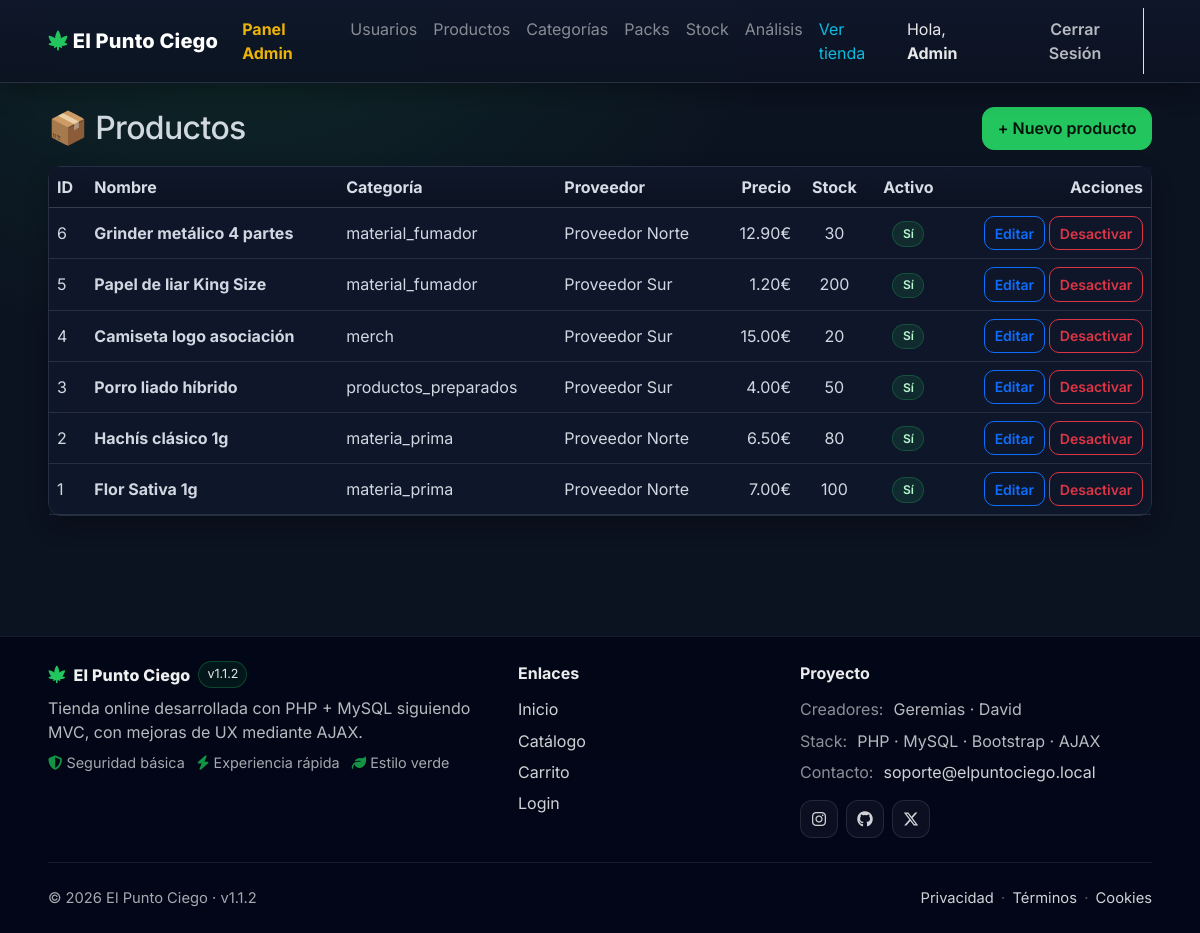
The page /index.php?c=admin_product&a=index (signed in) on the database its author committed.
### tables this page shows
CREATE TABLE products (
    id INT AUTO_INCREMENT,
    category_id INT NOT NULL,
    supplier_id INT NULL,
    name VARCHAR(255) NOT NULL,
    description TEXT,
    price DECIMAL(10,2) NOT NULL,
    is_active TINYINT(1) NOT NULL DEFAULT 1,
    date_create DATETIME NOT NULL DEFAULT CURRENT_TIMESTAMP,
    last_date DATETIME NULL,
    CONSTRAINT pk_products PRIMARY KEY (id),
    CONSTRAINT fk_products_category
        FOREIGN KEY (category_id) REFERENCES categories(id)
        ON DELETE RESTRICT ON UPDATE CASCADE,
    CONSTRAINT fk_products_supplier
        FOREIGN KEY (supplier_id) REFERENCES suppliers(id)
        ON DELETE SET NULL ON UPDATE CASCADE
);

CREATE TABLE categories (
    id INT AUTO_INCREMENT,
    name VARCHAR(255) NOT NULL,
    parent_id INT NULL,
    image VARCHAR(255),
    tax_id INT NULL,
    date_create DATETIME NOT NULL DEFAULT CURRENT_TIMESTAMP,
    last_date DATETIME NULL,
    CONSTRAINT pk_categories PRIMARY KEY (id),
    CONSTRAINT fk_categories_parent
        FOREIGN KEY (parent_id) REFERENCES categories(id)
        ON DELETE SET NULL ON UPDATE CASCADE,
    CONSTRAINT fk_categories_tax
        FOREIGN KEY (tax_id) REFERENCES taxes(id)
        ON DELETE SET NULL ON UPDATE CASCADE
);

CREATE TABLE suppliers (
    id INT AUTO_INCREMENT,
    name VARCHAR(255) NOT NULL,
    code VARCHAR(50)  NOT NULL,
    email VARCHAR(255),
    phone VARCHAR(50),
    address VARCHAR(255),
    created_at DATETIME NOT NULL DEFAULT CURRENT_TIMESTAMP,
    CONSTRAINT pk_suppliers PRIMARY KEY (id),
    CONSTRAINT uq_suppliers_code UNIQUE (code)
);

### controller/admin_product_controller.php (called while the page is built, shortened)
<?php
require_once 'model/ProductModel.php';
class AdminProductController
{
    public function index()
    {
        $productModel = new ProductModel();
        $products = $productModel->getAllAdmin();
        require 'views/admin/products/index.php';
        require 'views/layouts/main.php';
    }
}

### model/conectaDB.php (called while the page is built, shortened)
<?php
class DB {
	protected static $instance;
	public static function getInstance() {
		if(empty(self::$instance)) {
			$db_info = array(
				"db_host" => "localhost",
				"db_port" => "3306",
				"db_user" => "root",
				"db_pass" => "",
				"db_name" => "el_punto_ciego"
            );
			try {
				self::$instance = new PDO("mysql:host=".$db_info['db_host'].';port='.$db_info['db_port'].';dbname='.$db_info['db_name'], $db_info['db_user'], $db_info['db_pass']);
				self::$instance->setAttribute(PDO::ATTR_ERRMODE, PDO::ERRMODE_SILENT);
				self::$instance->query('SET NAMES utf8');
				self::$instance->query('SET CHARACTER SET utf8');
			} catch(PDOException $error) {
				echo $error->getMessage();
			}
		}
		return self::$instance;
	}
}
?>

### model/ProductModel.php (called while the page is built, shortened)
<?php
require_once 'model/conectaDB.php';
class ProductModel {
    private $db;
    public function __construct() {
        $this->db = DB::getInstance();
    }
    public function getAllAdmin(): array
    {
        $sql = "SELECT
                p.*,
                c.name AS category_name,
                s.name AS supplier_name,
                COALESCE(st.cantidad, 0) AS stock_qty
                FROM products p
                INNER JOIN categories c ON c.id = p.category_id
                LEFT JOIN suppliers s ON s.id = p.supplier_id
                LEFT JOIN stock st ON st.product_id = p.id
                ORDER BY p.id DESC";
        $stmt = $this->db->prepare($sql);
        $stmt->execute();
        return $stmt->fetchAll(PDO::FETCH_ASSOC);
    }
}

### views/admin/products/index.php (the view, shortened to what this page needs)
<div class="d-flex justify-content-between align-items-center mb-3">
  <h2 class="mb-0">📦 Productos</h2>
  <a class="btn btn-success" href="index.php?c=admin_product&a=create">+ Nuevo producto</a>
</div>
<div class="card shadow-sm">
  <div class="table-responsive">
    <table class="table table-hover align-middle mb-0">
      <thead class="table-dark">
        <tr>
          <th>ID</th>
          <th>Nombre</th>
          <th>Categoría</th>
          <th>Proveedor</th>
          <th class="text-end">Precio</th>
          <th class="text-center">Stock</th>
          <th class="text-center">Activo</th>
          <th class="text-end">Acciones</th>
        </tr>
      </thead>
      <tbody>
        <?php foreach ($products as $p): ?>
          <tr>
            <td><?php echo (int)$p['id']; ?></td>
            <td><strong><?php echo htmlspecialchars($p['name']); ?></strong></td>
            <td><?php echo htmlspecialchars($p['category_name']); ?></td>
            <td><?php echo htmlspecialchars($p['supplier_name'] ?? '-'); ?></td>
            <td class="text-end"><?php echo number_format((float)$p['price'], 2); ?>€</td>
            <td class="text-center"><?php echo (int)($p['stock_qty'] ?? 0); ?></td>
            <td class="text-center">
              <span class="badge bg-<?php echo ((int)$p['is_active']===1) ? 'success' : 'secondary'; ?>">
                <?php echo ((int)$p['is_active']===1) ? 'Sí' : 'No'; ?>
              </span>
            </td>
            <td class="text-end">
              <a class="btn btn-sm btn-outline-primary" href="index.php?c=admin_product&a=edit&id=<?php echo (int)$p['id']; ?>">
                Editar
              </a>
              <form class="d-inline" method="POST" action="index.php?c=admin_product&a=delete"
                    onsubmit="return confirm('¿Desactivar este producto?');">
                <button class="btn btn-sm btn-outline-danger">Desactivar</button>
              </form>
            </td>
          </tr>
        <?php endforeach; ?>
      </tbody>
    </table>
  </div>
</div>

### public/css/styles.css (style rules this page uses)
:root { --pc-primary: #00b66a; --pc-primary-600: #16a36b; --pc-primary-700: #15803d; --pc-bg: #0b1220; --pc-surface: #0f172a; --pc-surface-2: #111c33; --pc-muted: #94a3b8; --pc-text: #e5e7eb; --pc-border: rgba(148,163,184,.18); --pc-border-2: rgba(148,163,184,.28); --pc-ring: rgba(34, 197, 94, .25); --pc-radius: 14px; --pc-radius-sm: 10px; --pc-shadow: 0 14px 30px rgba(0,0,0,.35); --pc-shadow-sm: 0 10px 22px rgba(0,0,0,.25); --pc-bg: #0b1220; --pc-surface: #0f172a; --pc-surface-2: rgba(15,23,42,.55); --pc-border: rgba(148,163,184,.18); --pc-border-2: rgba(148,163,184,.28); --pc-text: rgba(226,232,240,.92); --pc-muted: rgba(148,163,184,.78); --pc-primary: #22c55e; --pc-primary-600: #16a34a; }
html, body { font-family: Inter, system-ui, -apple-system, Segoe UI, Roboto, Arial, sans-serif; }
body, body.bg-light { background: radial-gradient(1200px 800px at 20% 0%, rgba(34,197,94,.12) 0%, rgba(11,18,32,1) 45%), radial-gradient(900px 600px at 85% 20%, rgba(34,197,94,.08) 0%, rgba(11,18,32,1) 55%), var(--pc-bg) !important; color: var(--pc-text); min-height: 100vh; }
.card { background: linear-gradient(180deg, var(--pc-surface) 0%, rgba(15,23,42,.92) 100%) !important; color: var(--pc-text); border-radius: var(--pc-radius); border: 1px solid var(--pc-border); box-shadow: var(--pc-shadow-sm); }
.shadow-sm, .shadow { box-shadow: var(--pc-shadow-sm) !important; }
h1, h2, h3, h4, h5 { letter-spacing: -0.02em; color: var(--pc-text); }
.btn { border-radius: 12px; font-weight: 600; padding: .55rem .9rem; transition: transform .08s ease, box-shadow .12s ease, background-color .12s ease, border-color .12s ease; }
.btn-success, .btn-primary { background: var(--pc-primary) !important; border-color: var(--pc-primary) !important; color: #04130a !important; }
.badge.bg-success { background: rgba(34,197,94,.12) !important; color: #b7f7cd !important; border: 1px solid rgba(34,197,94,.25); }
a { text-decoration: none; }
.table { --bs-table-bg: transparent; --bs-table-color: var(--pc-text); --bs-table-border-color: var(--pc-border); --bs-table-striped-bg: rgba(15,23,42,.45); --bs-table-striped-color: var(--pc-text); --bs-table-hover-bg: rgba(34,197,94,.10); --bs-table-hover-color: var(--pc-text); margin-bottom: 0 !important; }
.table > :not(caption) > * > * { background-color: rgba(15,23,42,.55) !important; color: var(--pc-text) !important; border-color: var(--pc-border) !important; }
.table thead.table-dark { --bs-table-bg: rgba(11,18,32,.95); --bs-table-color: rgba(226,232,240,.95); }
.table thead.table-dark th { background: linear-gradient(180deg, rgba(15,23,42,.95) 0%, rgba(11,18,32,.95) 100%) !important; color: rgba(226,232,240,.95) !important; border-bottom: 1px solid var(--pc-border-2) !important; }
.table .badge { border-radius: 999px !important; padding: .35rem .6rem !important; font-weight: 600; }
.table .btn.btn-sm { border-radius: 10px !important; padding: .35rem .6rem !important; }

### rows shown on the page
products: id "6", name "Grinder metálico 4 partes", category.name "material_fumador", supplier.name "Proveedor Norte", price "12.90", stock_qty "30", is_active "Sí"
products: id "5", name "Papel de liar King Size", category.name "material_fumador", supplier.name "Proveedor Sur", price "1.20", stock_qty "200", is_active "Sí"
products: id "4", name "Camiseta logo asociación", category.name "merch", supplier.name "Proveedor Sur", price "15.00", stock_qty "20", is_active "Sí"
products: id "3", name "Porro liado híbrido", category.name "productos_preparados", supplier.name "Proveedor Sur", price "4.00", stock_qty "50", is_active "Sí"
products: id "2", name "Hachís clásico 1g", category.name "materia_prima", supplier.name "Proveedor Norte", price "6.50", stock_qty "80", is_active "Sí"
products: id "1", name "Flor Sativa 1g", category.name "materia_prima", supplier.name "Proveedor Norte", price "7.00", stock_qty "100", is_active "Sí"

### other values the page prints
$_SESSION['user_name'] "Admin"
$appName "El Punto Ciego"
$appVersion "v1.1.2"
implode(' · ', $creators) "Geremias · David"
